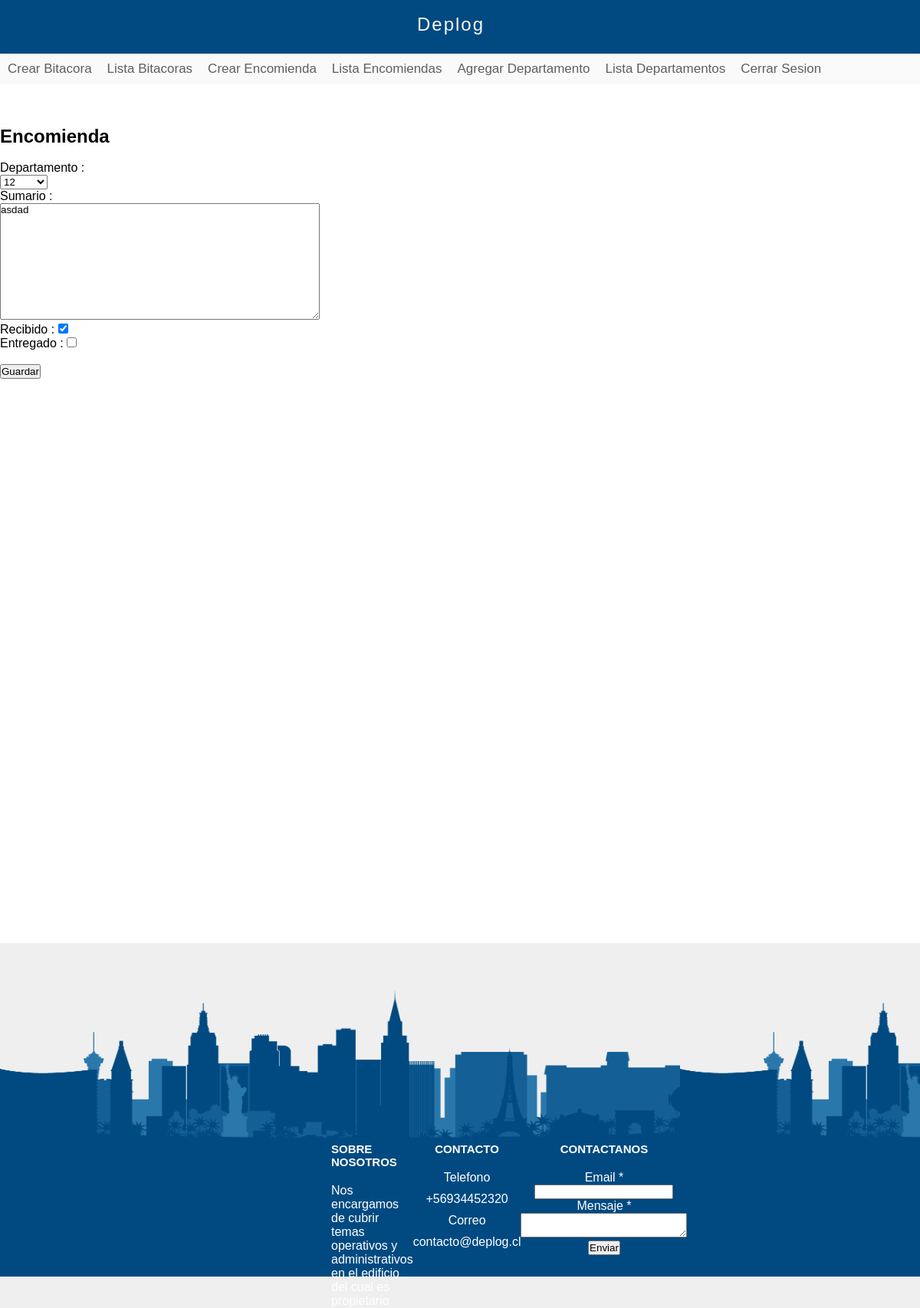
Page /encomienda/1/editar/ (signed in) on the committed database.
### Conserje/models.py (models this page shows, shortened)
class encomienda(models.Model):
    Nombre                = models.CharField(max_length=120)
    Departamento          = models.ForeignKey(departamento, on_delete=models.CASCADE)
    Fecha                 = models.DateField(auto_now_add=True)
    Hora                  = models.TimeField(auto_now_add=True)
    Sumario               = models.TextField()
    Recibido              = models.BooleanField(default=False)
    Entregado             = models.BooleanField(default=False)

### Conserje/views.py (the view)
# urls.py: path('encomienda/<int:id>/editar/',editar_encomienda_vista),
def editar_encomienda_vista(request, id):
    if request.user.is_authenticated == False:
        return redirect("/inicio-sesion")
    obj = get_object_or_404(encomienda, id=id)
    form = EncomiendaForm(request.POST or None, instance=obj)
    if form.is_valid():
        form.save()
        return redirect('../detalles/')
    context = {
        'form': form
    }
    return render(request, "conserje/encomienda.html", context)

### Conserje/forms.py
class EncomiendaForm(forms.ModelForm):
    Sumario      = forms.CharField(
                            required=False,
                            widget=forms.Textarea(
                                attrs={
                                "class": "new-class-name two",
                                "placeholder":"Descripción",
                                "id"   : "my-id-for-textareas",
                                "rows" : 10,
                                "cols" : 50,
                                }
                                ),
                            )
    Recibido     = models.BooleanField(default=False)
    Entregado    = models.BooleanField(default=False)
    class Meta:
        model  = encomienda
        fields = [
            'Departamento',
            'Sumario',
            'Recibido',
            'Entregado',
        ]

### Conserje/models.py (called while the page is built)
    def __str__(self):
        return "%i" % (self.Numero)

### templates/conserje/encomienda.html (shortened to what this page needs)
{% extends 'layout-staff.html' %}
{% block content %}
<br><br><br>
<h2>Encomienda</h2>
<br>
<form action='.' method='POST' aling>{% csrf_token %}
    {% for field in form %}
    {% if field.name == 'Recibido' or field.name == 'Entregado' %}
        <div>
            {{ field.name }} :
            {{ field }}
        </div>
    {% else %}
        <div>
            {{ field.name }} :<br>
            {{ field }}
        </div>
    {% endif %}
    {% endfor %}
    <br>
    <input type='submit' value='Guardar'/>
</form>
{% endblock %}

### paginas/static/css/styles.css (style rules this page uses)
* { margin: 0px; padding: 0px; font-family: sans-serif; text-decoration: none; }
body { background-color: #eeee; }

### rows in the picture
encomienda: form "12" "asdad", form "☑"

### other values in the picture
{{ field.name }} "Departamento" "Sumario"
{{ field.name }} "Recibido" "Entregado"
